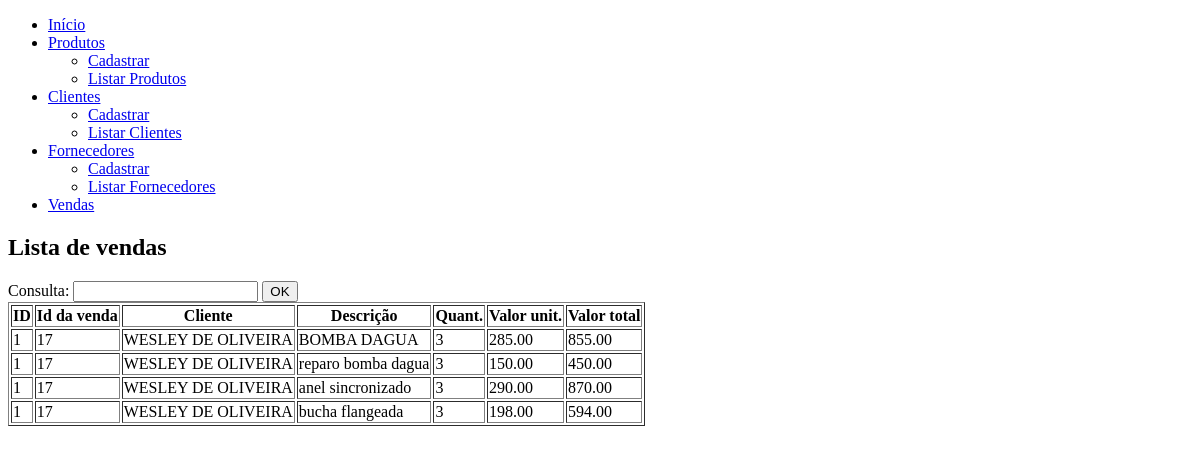
/vendas/vendas-produtos.php, run on an earlier commit of the app's database.
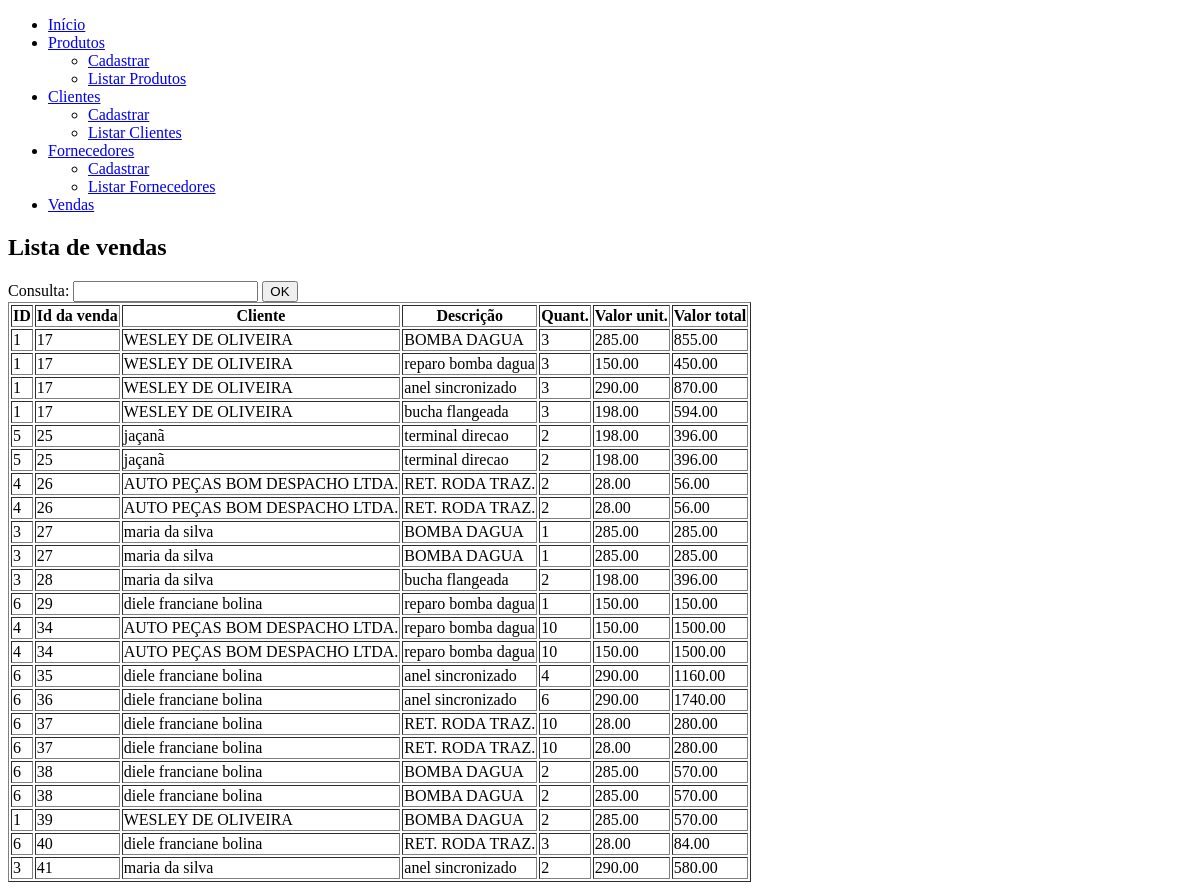
And on a later commit of the database.
### tables this page shows
CREATE TABLE `vendaprodutos` (
  `id` int(11) NOT NULL,
  `venda_id` int(11) NOT NULL,
  `cliente_id` int(11) NOT NULL,
  `produto_id` int(11) NOT NULL,
  `quant_venda` int(11) NOT NULL,
  `valor_unit` decimal(10,2) NOT NULL,
  `valor_total` decimal(10,2) NOT NULL
);

CREATE TABLE `clientes` (
  `id` int(11) NOT NULL,
  `tipo` text NOT NULL,
  `nome` varchar(100) NOT NULL,
  `logradouro` varchar(100) DEFAULT NULL,
  `numero` varchar(10) DEFAULT NULL,
  `complemento` varchar(50) DEFAULT NULL,
  `bairro` varchar(50) DEFAULT NULL,
  `cidade` varchar(50) DEFAULT NULL,
  `uf` char(2) DEFAULT NULL,
  `cep` varchar(9) DEFAULT NULL,
  `rg` varchar(20) DEFAULT NULL,
  `cpf` varchar(14) DEFAULT NULL,
  `cnpj` text NOT NULL,
  `insc` text NOT NULL,
  `celular` varchar(20) DEFAULT NULL,
  `instagram` varchar(50) DEFAULT NULL,
  `obs` text DEFAULT NULL,
  `limite` decimal(10,2) DEFAULT 0.00,
  `bloqueado` text DEFAULT NULL
);

CREATE TABLE `produtos` (
  `id` int(11) NOT NULL,
  `referencia` varchar(50) NOT NULL,
  `descricao` text DEFAULT NULL,
  `unid` varchar(10) NOT NULL,
  `custo` decimal(10,2) NOT NULL,
  `margem` decimal(5,2) NOT NULL,
  `venda` decimal(10,2) NOT NULL,
  `estoque` int(11) NOT NULL DEFAULT 0,
  `obs` varchar(255) DEFAULT NULL,
  `imagem` varchar(255) DEFAULT NULL,
  `criado_em` timestamp NOT NULL DEFAULT current_timestamp()
);

### vendas/vendas-produtos.php (the view, shortened to what this page needs)
<!DOCTYPE html>
<html lang="pt-br">
<head>
</head>
<body>
    <?php
        include_once '../includes/header.php';
        include_once '../config/conexao.php';
    ?>
    <h2>Lista de vendas</h2>
    <form action="" method="post">
        <label for="consulta">Consulta:</label>
        <input type="text" name="consulta" id="consulta">
        <input type="submit" value="OK">
    </form>
    <?php
      $consulta = isset($_POST["consulta"]) ? $_POST["consulta"] : "";
      if ($consulta == ""){
          $exibe = "SELECT *, produtos.descricao AS descricao_produto, clientes.nome AS nome_cliente
                    FROM vendaprodutos
                    INNER JOIN produtos ON vendaprodutos.produto_id = produtos.id
                    INNER JOIN clientes ON vendaprodutos.cliente_id = clientes.id";
          $sql = mysqli_query($conexao, $exibe) or die("Não foi possível executar consulta." . mysqli_error($conexao));
      } else {
          $exibe = "SELECT *, produtos.descricao AS descricao_produto
                    FROM vendaprodutos
                    INNER JOIN produtos ON vendaprodutos.produto_id = produtos.id
                    WHERE produtos.descricao LIKE '%$consulta%'";
          $sql = mysqli_query($conexao, $exibe);
      }
      echo "<table border='1'>";
        echo "<tr>
                <th>ID</th>
                <th>Id da venda</th>
                <th>Cliente</th>
                <th>Descrição</th>
                <th>Quant.</th>
                <th>Valor unit.</th>
                <th>Valor total</th>
            </tr>";
        while ($row = mysqli_fetch_assoc($sql)) {
            echo "<tr>";
            echo "<td>{$row['id']}</td>";
            echo "<td>{$row['venda_id']}</td>";
            echo "<td>{$row['nome_cliente']}</td>";
            echo "<td>{$row['descricao_produto']}</td>";
            echo "<td>{$row['quant_venda']}</td>";
            echo "<td>{$row['valor_unit']}</td>";
            echo "<td>{$row['valor_total']}</td>";
            echo "</tr>";
        }
      echo "</table>";
   ?>
</body>
</html>

What changed in the data, as far as the page shows it:
added vendaprodutos: cliente "5", venda "25", cliente.nome "jaçanã", produto.descricao "terminal direcao", quant_venda "2", valor_unit "198.00", valor_total "396.00"
added vendaprodutos: cliente "5", venda "25", cliente.nome "jaçanã", produto.descricao "terminal direcao", quant_venda "2", valor_unit "198.00", valor_total "396.00"
added vendaprodutos: cliente "4", venda "26", cliente.nome "AUTO PEÇAS BOM DESPACHO LTDA.", produto.descricao "RET. RODA TRAZ.", quant_venda "2", valor_unit "28.00", valor_total "56.00"
added vendaprodutos: cliente "4", venda "26", cliente.nome "AUTO PEÇAS BOM DESPACHO LTDA.", produto.descricao "RET. RODA TRAZ.", quant_venda "2", valor_unit "28.00", valor_total "56.00"
added vendaprodutos: cliente "3", venda "27", cliente.nome "maria da silva", produto.descricao "BOMBA DAGUA", quant_venda "1", valor_unit "285.00", valor_total "285.00"
added vendaprodutos: cliente "3", venda "27", cliente.nome "maria da silva", produto.descricao "BOMBA DAGUA", quant_venda "1", valor_unit "285.00", valor_total "285.00"
added vendaprodutos: cliente "3", venda "28", cliente.nome "maria da silva", produto.descricao "bucha flangeada", quant_venda "2", valor_unit "198.00", valor_total "396.00"
added vendaprodutos: cliente "6", venda "29", cliente.nome "diele franciane bolina", produto.descricao "reparo bomba dagua", quant_venda "1", valor_unit "150.00", valor_total "150.00"
added vendaprodutos: cliente "4", venda "34", cliente.nome "AUTO PEÇAS BOM DESPACHO LTDA.", produto.descricao "reparo bomba dagua", quant_venda "10", valor_unit "150.00", valor_total "1500.00"
added vendaprodutos: cliente "4", venda "34", cliente.nome "AUTO PEÇAS BOM DESPACHO LTDA.", produto.descricao "reparo bomba dagua", quant_venda "10", valor_unit "150.00", valor_total "1500.00"
added vendaprodutos: cliente "6", venda "35", cliente.nome "diele franciane bolina", produto.descricao "anel sincronizado", quant_venda "4", valor_unit "290.00", valor_total "1160.00"
added vendaprodutos: cliente "6", venda "36", cliente.nome "diele franciane bolina", produto.descricao "anel sincronizado", quant_venda "6", valor_unit "290.00", valor_total "1740.00"
added vendaprodutos: cliente "6", venda "37", cliente.nome "diele franciane bolina", produto.descricao "RET. RODA TRAZ.", quant_venda "10", valor_unit "28.00", valor_total "280.00"
added vendaprodutos: cliente "6", venda "37", cliente.nome "diele franciane bolina", produto.descricao "RET. RODA TRAZ.", quant_venda "10", valor_unit "28.00", valor_total "280.00"
added vendaprodutos: cliente "6", venda "38", cliente.nome "diele franciane bolina", produto.descricao "BOMBA DAGUA", quant_venda "2", valor_unit "285.00", valor_total "570.00"
added vendaprodutos: cliente "6", venda "38", cliente.nome "diele franciane bolina", produto.descricao "BOMBA DAGUA", quant_venda "2", valor_unit "285.00", valor_total "570.00"
added vendaprodutos: cliente "1", venda "39", cliente.nome "WESLEY DE OLIVEIRA", produto.descricao "BOMBA DAGUA", quant_venda "2", valor_unit "285.00", valor_total "570.00"
added vendaprodutos: cliente "6", venda "40", cliente.nome "diele franciane bolina", produto.descricao "RET. RODA TRAZ.", quant_venda "3", valor_unit "28.00", valor_total "84.00"
added vendaprodutos: cliente "3", venda "41", cliente.nome "maria da silva", produto.descricao "anel sincronizado", quant_venda "2", valor_unit "290.00", valor_total "580.00"
